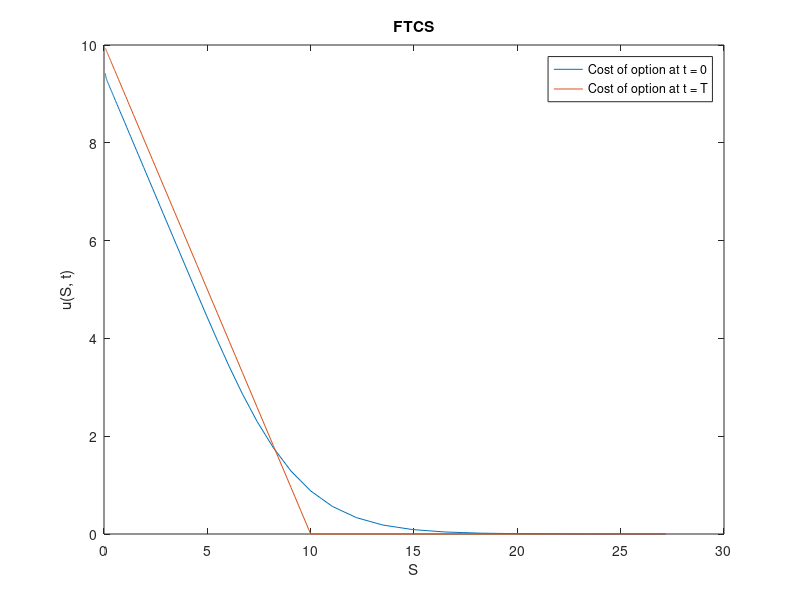
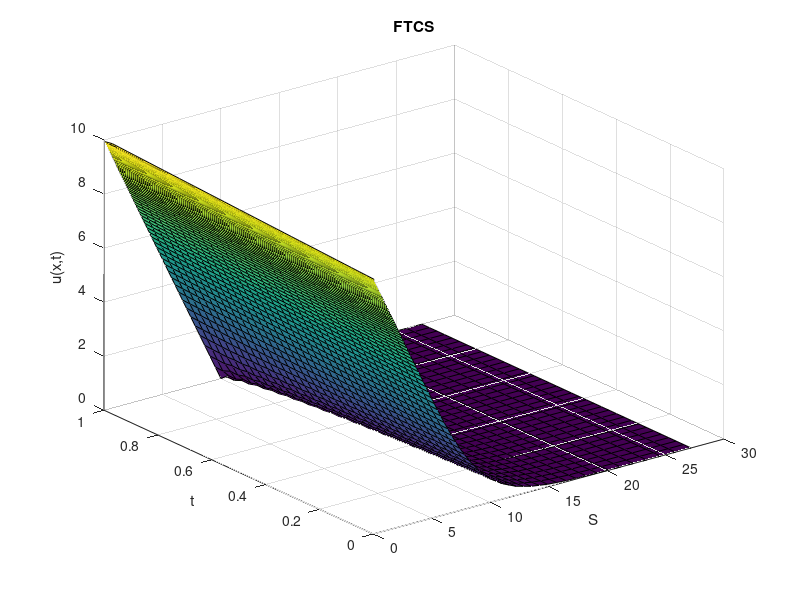
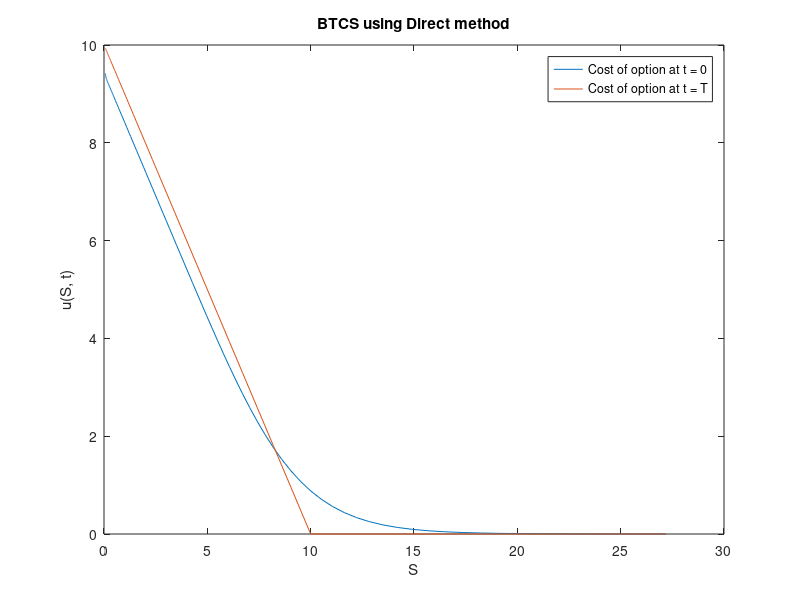
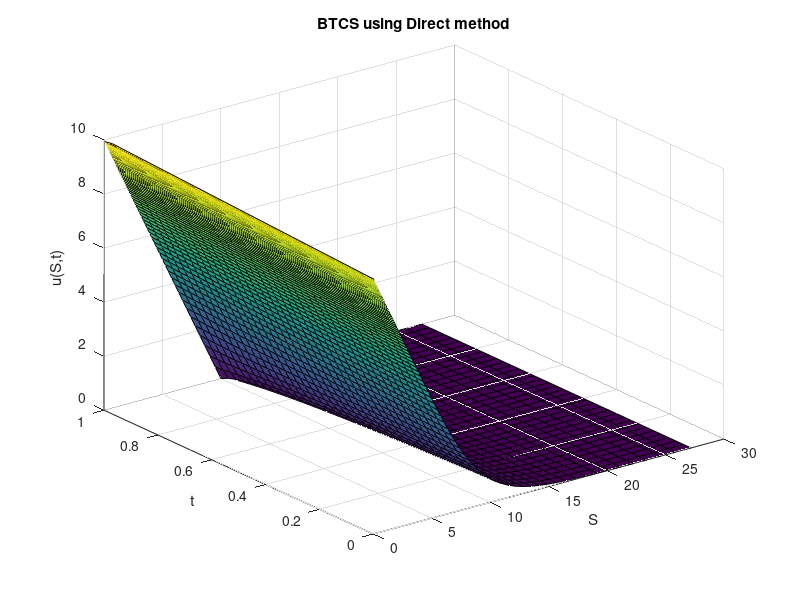

Here is the MATLAB script that generated these plots, in order: (Note: this script raises an error after producing the figures.)
function q2
	close all; clear; im_num = 1;
	% Option Parameters
	T = 1;
	K = 10;
	r = 0.06;
	sig = 0.3;
	delta = 0;

	q = 2*r/sig^2;
	qd = 2*(r-delta)/sig^2;

	% Computational Parameters
	x_max = 1;
	x_min = -5;

	h = 0.05;
	k = h^2/2;
	m = (x_max - x_min)/h;
	n = ceil((T*sig^2/2)/k);

	X = x_min:h:x_max;
	Tau = 0:k:T*sig^2/2;

	S = K*exp(X);
	Time = T - 2*Tau/sig^2;

	
	U = FTCS(@fun, @f, @g1, @g2, T*sig^2/2, K, r, sig, delta, q, qd, x_min, x_max, h, k, m, n, X, Tau);
	% length(X), length(U(end, :))
	figure; plot(S, U(end, :)); hold on; plot(S, U(1, :)); hold off;
	legend('Cost of option at t = 0', 'Cost of option at t = T'); xlabel('S'); ylabel('u(S, t)'); title('FTCS');
	saveas(gcf, sprintf('plots/q2_%d.png', im_num)); im_num = im_num + 1;
	figure; surf(S, Time, U); xlabel('S'); ylabel('t'); zlabel('u(x,t)'); title('FTCS');
	saveas(gcf, sprintf('plots/q2_%d.png', im_num)); im_num = im_num + 1;
	
	Methods = ['Direct'; 'GaussS'; 'Jacobi'; 'SOR   '];
	for meth = 1:4
		U = BTCS(@fun, @f, @g1, @g2, T, K, r, sig, delta, q, qd, x_min, x_max, h, k, m, n, X, Tau, Methods(meth, :));
		figure; plot(S, U(end, :)); hold on; plot(S, U(1, :)); hold off;
		legend('Cost of option at t = 0', 'Cost of option at t = T'); xlabel('S'); ylabel('u(S, t)'); title(sprintf('BTCS using %s method', Methods(meth, :)));
		saveas(gcf, sprintf('plots/q2_%d.png', im_num)); im_num = im_num + 1;
		figure; surf(S, Time, U); xlabel('S'); ylabel('t'); zlabel('u(S,t)'); title(sprintf('BTCS using %s method', Methods(meth, :)));
		saveas(gcf, sprintf('plots/q2_%d.png', im_num)); im_num = im_num + 1;
	end

	for meth = 1:4
		U = Crank(@fun, @f, @g1, @g2, T, K, r, sig, delta, q, qd, x_min, x_max, h, k, m, n, X, Tau, Methods(meth, :));
		figure; plot(S, U(end, :)); hold on; plot(S, U(1, :)); hold off;
		legend('Cost of option at t = 0', 'Cost of option at t = T'); xlabel('S'); ylabel('u(S, t)'); title(sprintf('Crank-Nicolson using %s method', Methods(meth, :)));
		saveas(gcf, sprintf('plots/q2_%d.png', im_num)); im_num = im_num + 1;
		figure; surf(S, Time, U); xlabel('S'); ylabel('t'); zlabel('u(S,t)'); title(sprintf('Crank-Nicolson using %s method', Methods(meth, :)));
		saveas(gcf, sprintf('plots/q2_%d.png', im_num)); im_num = im_num + 1;
	end
end

function [y] = fun(x, t)
	y = 0;
end

function [y] = f(x, qd)
	temp1 = zeros(size(x));
	temp2 = exp(x*(qd - 1)/2 ) - exp(x*(qd + 1)/2);
	y = max([temp1; temp2]);
end

function [y] = g1(x, t, qd)
	y = exp(x.*(qd - 1)/2 + t.*(qd - 1)^2/4);
end

function [y] = g2(x, t, qd)
	y = 0;
end

function [y] = transform(U, X, Tau, q, qd, K)
	y = zeros(size(U));
	if length(Tau) == 1
		for j = 1:length(X)
			y(j) = U(j) * K * exp(-0.5* (qd-1)*X(j) - (0.25*(qd-1)^2 + q)*Tau);
		end
	else
		for i = 1:length(Tau)
			for j = 1:length(X)
				y(i, j) = U(i, j) * K * exp(-0.5* (qd-1)*X(j) - (0.25*(qd-1)^2 + q)*Tau(i));
			end
		end
	end
end

function [U] = FTCS(fun, f, g1, g2, T, K, r, sig, delta, q, qd, x_min, x_max, h, k, m, n, X, Tau)
	fprintf('\nRunning FTCS\n');
	lamda = k / h^2;
	U = zeros(n+1, m+1);

	U(1:end, 1) = g1(x_min, Tau, qd);
	U(1:end, end) = g2(x_max, Tau, qd);
	U(1, 1:end) = f(X, qd);

	for i = 2:n+1
		for j = 2:m
			U(i, j) = lamda*U(i-1,j-1) + (1-2*lamda)*U(i-1,j) + lamda*U(i-1,j+1);
		end
	end

	U = transform(U, X, Tau, q, qd, K);
end

function [U] = BTCS(fun, f, g1, g2, T, K, r, sig, delta, q, qd, x_min, x_max, h, k, m, n, X, Tau, method)
	fprintf('\nRunning BTCS\n');
	fprintf('Using %s method\n', method);
	lamda = k / h^2;
	U = zeros(n+1, m+1);

	U(1:end, 1) = g1(x_min, Tau, qd);
	U(1:end, end) = g2(x_max, Tau, qd);
	U(1, 1:end) = f(X, qd);

	for i = 2:n+1
		A = zeros(m+1, m+1);
		b = zeros(m+1, 1);

		A(1:m+2:end) = 1 + 2*lamda;
		A(2:m+2:end) = -lamda;
		A(m+2:m+2:end) = -lamda;

		A(1,1) = 1;
		A(1,2) = 0;
		A(m+1,m+1) = 1;
		A(m+1,m) = 0;

		b(2:m) = U(i-1,2:m);
		b(1) = U(i,1);
		b(end) = U(i,end);

		if method == 'Direct'
			U(i,:) = (A\b)';
		elseif method == 'GaussS'
			U(i,:) = gauss_seidel(A,b,1000,1e-5);
		elseif method == 'Jacobi'
			U(i,:) = jacobi(A,b,1000,1e-5);
		else
			U(i,:) = sor(A,b,1000,1e-5);
		end			
			
	end

	U = transform(U, X, Tau, q, qd, K);
end

function [U] = Crank(fun, f, g1, g2, T, K, r, sig, delta, q, qd, x_min, x_max, h, k, m, n, X, Tau, method)
	fprintf('\nRunning Crank Nicolson\n');
	fprintf('Using %s method\n', method);
	lamda = k / h^2;
	U = zeros(n+1, m+1);

	U(1:end, 1) = g1(x_min, Tau, qd);
	U(1:end, end) = g2(x_max, Tau, qd);
	U(1, 1:end) = f(X, qd);

	for i = 2:n+1
		A = zeros(m+1, m+1);
		b = zeros(m+1, 1);

		A(1:m+2:end) = 1 + lamda;
		A(2:m+2:end) = -lamda/2;
		A(m+2:m+2:end) = -lamda/2;

		A(1,1) = 1;
		A(1,2) = 0;
		A(m+1,m+1) = 1;
		A(m+1,m) = 0;

		b(2:m) = U(i-1,1:m-1)*lamda/2 + (1-lamda)*U(i-1,2:m) + U(i-1,3:m+1)*lamda/2;
		b(1) = U(i,1);
		b(end) = U(i,end);

		if method == 'Direct'
			U(i,:) = (A\b)';
		elseif method == 'GaussS'
			U(i,:) = gauss_seidel(A,b,1000,1e-5);
		elseif method == 'Jacobi'
			U(i,:) = jacobi(A,b,1000,1e-5);
		else
			U(i,:) = sor(A,b,1000,1e-5);
		end	
	end

	U = transform(U, X, Tau, q, qd, K);
end